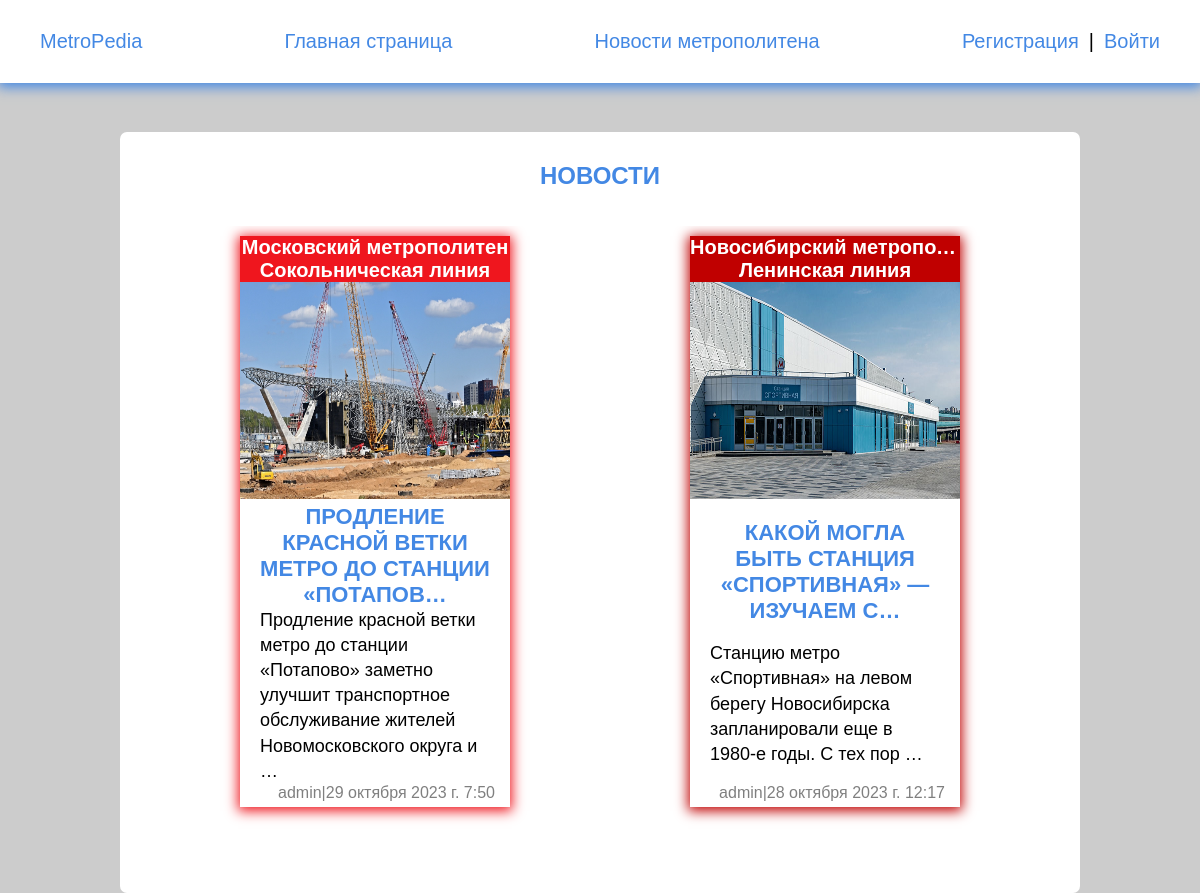
The page /blog/ on the database as committed earlier.
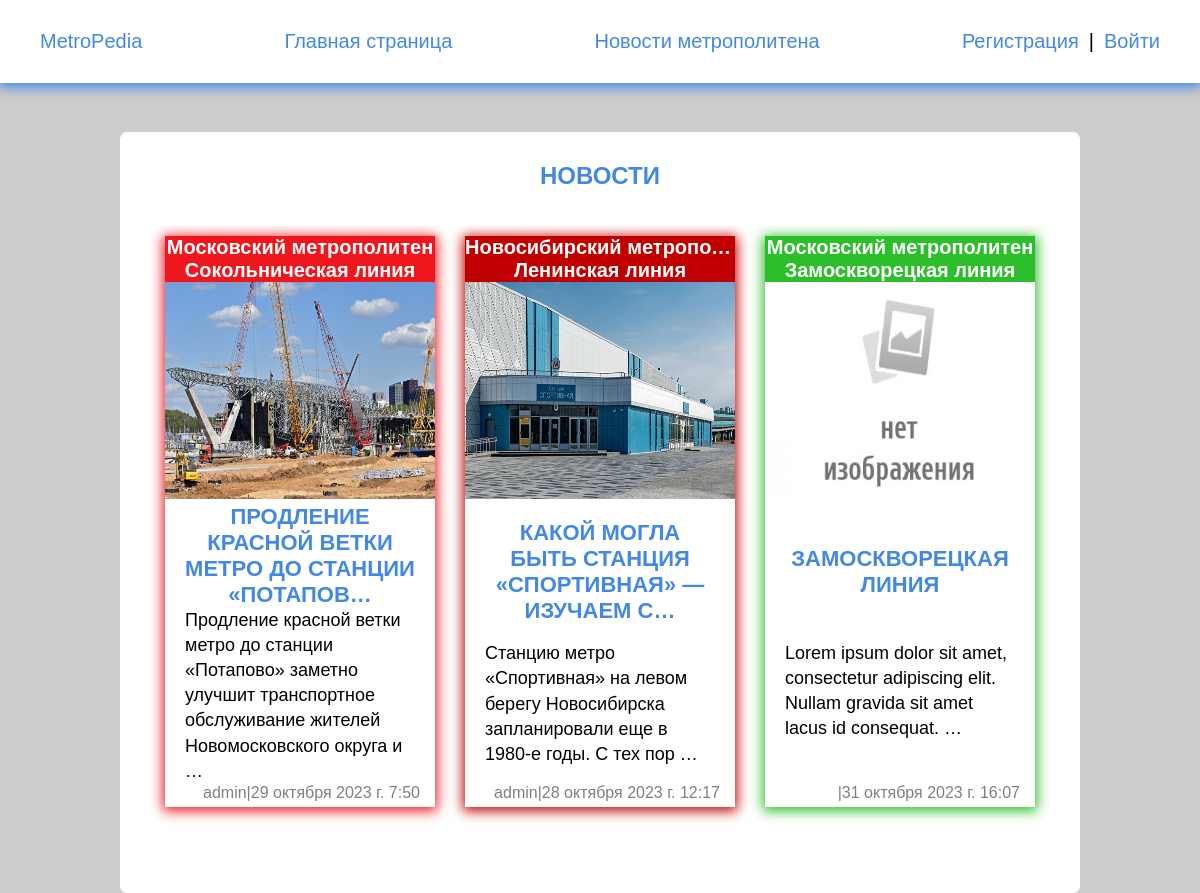
The same page on the database as committed later.
### metro_blog/models.py (models this page shows, shortened)
class Blog(models.Model):
    owner = models.ForeignKey(Profile, on_delete=models.SET_NULL, blank=True, null=True)
    title = models.CharField(max_length=250, blank=False, verbose_name='Название')
    slug = models.CharField(max_length=250, unique=True, verbose_name='Ссылка')
    content = RichTextField(blank=True, null=True, verbose_name='Текст', config_name='extends')
    source = models.CharField(max_length=250, blank=True, null=True, verbose_name='Источник')
    image = models.ImageField(upload_to='images/%Y/%M/%D', blank=True, verbose_name='Картинка')
    is_public = models.BooleanField(default=False)
    time_created = models.DateTimeField(auto_now_add=True, verbose_name='Время создания')
    time_update = models.DateTimeField(auto_now=True, verbose_name='Время обновления')
    line = models.ForeignKey(Line, on_delete=models.PROTECT, blank=True, null=True, verbose_name='линия')
    def get_absolute_url(self):
        return reverse('post', kwargs={'post_slug': self.slug})
    class Meta:
        verbose_name = 'Новость'
        verbose_name_plural = 'Новости'
        ordering = ['-time_created']

### metro_wiki/models.py (models this page shows, shortened)
class Line(models.Model):
    title = models.CharField(max_length=100, blank=False, verbose_name='Название линий')
    slug = models.CharField(max_length=100, blank=False, unique=True, verbose_name='Ссылка')
    content = RichTextField(blank=True, null=True, verbose_name='Текст', config_name='extends')
    number = models.CharField(max_length=3, blank=True, verbose_name='Номер линий')
    color_text = ColorField(default='#FFFFFF', verbose_name='Цвет текста')
    color = ColorField(default='#EF161E', verbose_name='Цвет')
    city = models.ForeignKey(City, on_delete=models.PROTECT, verbose_name='Город')
    image = models.ImageField(upload_to='images/%Y/%M/%D', blank=True, verbose_name='Картинка')
    def get_absolute_url(self):
        return reverse('line', kwargs={'line_slug': self.slug})
    class Meta:
        verbose_name = 'Линия'
        verbose_name_plural = 'Линии'
        ordering = ['number', 'title']

class City(models.Model):
    title = models.CharField(max_length=100, blank=False, verbose_name='Название метрополитена')
    slug = models.CharField(max_length=100, blank=False, unique=True, verbose_name='Ссылка')
    image = models.ImageField(upload_to='images/%Y/%M/%D', blank=True, verbose_name='Картинка')
    content = RichTextField(blank=True, null=True, verbose_name='Текст', config_name='extends')
    def get_absolute_url(self):
        return reverse('city', kwargs={'city_slug': self.slug})
    class Meta:
        verbose_name = 'Город'
        verbose_name_plural = 'Города'
        ordering = ['title']

### users/models.py (models this page shows, shortened)
class Profile(AbstractBaseUser, PermissionsMixin):
    username = models.CharField(max_length=150, unique=True, blank=True)
    email = models.EmailField(_('email_address'), unique=True, max_length=200)
    date_joined = models.DateTimeField(default=timezone.now)
    is_staff = models.BooleanField(default=False)
    is_active = models.BooleanField(default=True)
    image = models.ImageField(upload_to='avatars/%Y/%M/%D', default='avatars/avatar.jpg', blank=True)
    USERNAME_FIELD = 'username'
    REQUIRED_FIELDS = []
    objects = CustomUserManager()

### metro_blog/views.py (the view)
# urls.py: path('', PublicPosts.as_view(), name='blogs'),
class PublicPosts(DataMixin, ListView):
    model = Blog
    template_name = 'blog/index.html'
    context_object_name = 'posts'
    def get_context_data(self, *, object_list=None, **kwargs):
        context = super().get_context_data(**kwargs)
        context['posts'] = Blog.objects.filter(is_public=True)
        c_def = self.get_user_context(title='Новости')
        return dict(list(context.items()) + list(c_def.items()))

### main_page/templatetags/blog_filters.py (called while the page is built)
@register.filter
def replacer(text):
    filtration = {'&ndash;': '-', '&laquo;': '«', '&raquo;': '»', '&nbsp;': ' \n'}
    for key, value in filtration.items():
        text = text.replace(key, value)
    return text

### main_page/utils.py (called while the page is built)
    @staticmethod
    def get_user_context(**kwargs):
        context = kwargs
        context['menu'] = menu
        context['submenu'] = submenu
        context['cats'] = cats
        return context

### metro_blog/templates/blog/index.html (shortened to what this page needs)
{% extends 'main_page/base.html' %}
{% load static %}
{% load blog_filters %}
{% block content %}
<main class="content">
    {% if posts %}
    <section class="wrap">
        <h1 class="w-100">{{ title }}</h1>
        <ul class="post_list w-100">
            {% for p in posts %}
            <li class="element mw-wrap" style="box-shadow: 0px 2px 12px 2px {{ p.line.color }};">
                <div class="cat_post" id="fixed_container" style="background: {{ p.line.color }}">
                    <a href="{{ p.line.city.get_absolute_url }}">
                        <span class="hover_replace"
                              style="color: {{ p.line.color_text }}; --hr:{{ p.line.color_text }}80;">{{ p.line.city.title }}</span>
                    </a>
                    <a href="{{ p.line.get_absolute_url }}">
                        <span class="hover_replace"
                              style="color: {{ p.line.color_text }}; --hr:{{ p.line.color_text }}80;">{{ p.line.title }}</span>
                    </a>
                </div>
                <a href="{{ p.get_absolute_url }}">
                    <div class="hover_background"></div>
                    <div class="prev_post">
                        {% if p.image %}
                        <img src="{{ p.image.url }}" alt="post_image">
                        {% else %}
                        <img src="{% static 'images/plug.jpg' %}" alt="post_image">
                        {% endif %}
                    </div>
                    <h2>{{ p.title | truncatechars:50 }}</h2>
                    <p>{{ p.content | striptags | replacer | linebreaksbr | truncatewords:15 }}</p>
                    <div class="date_post">
                        <span>{{ p.owner.username }}|{{ p.time_update }}</span>
                    </div>
                </a>
            </li>
            {% endfor %}
        </ul>
    </section>
    {% endif %}
</main>
{% endblock %}

Rows that differ between the two databases and show on the page:
now on this page (row edited): Blog: line.city "Московский метрополитен", line "Замоскворецкая линия", title "ЗАМОСКВОРЕЦКАЯ ЛИНИЯ", content "Lorem ipsum dolor sit amet, consectetur adipiscing elit. Nullam gravida sit amet lacus id consequat. …", time_update "31 октября 2023 г. 16:07"
